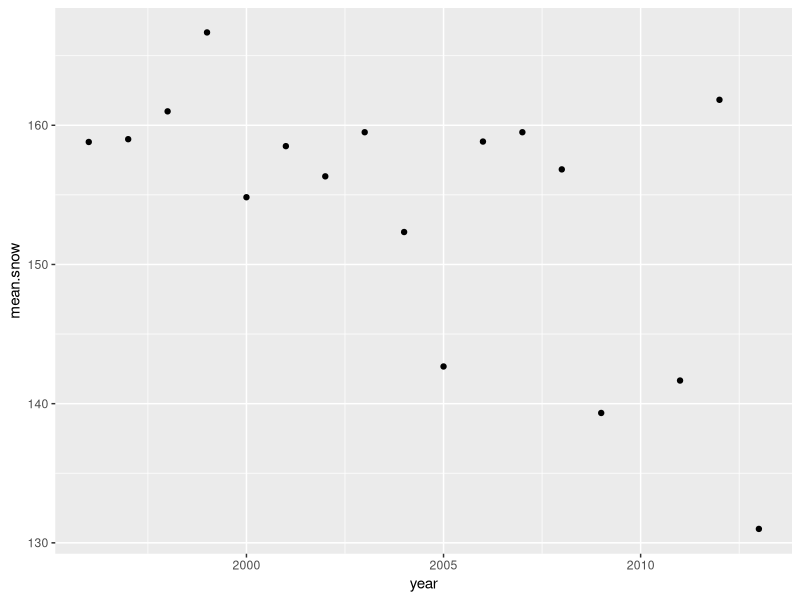
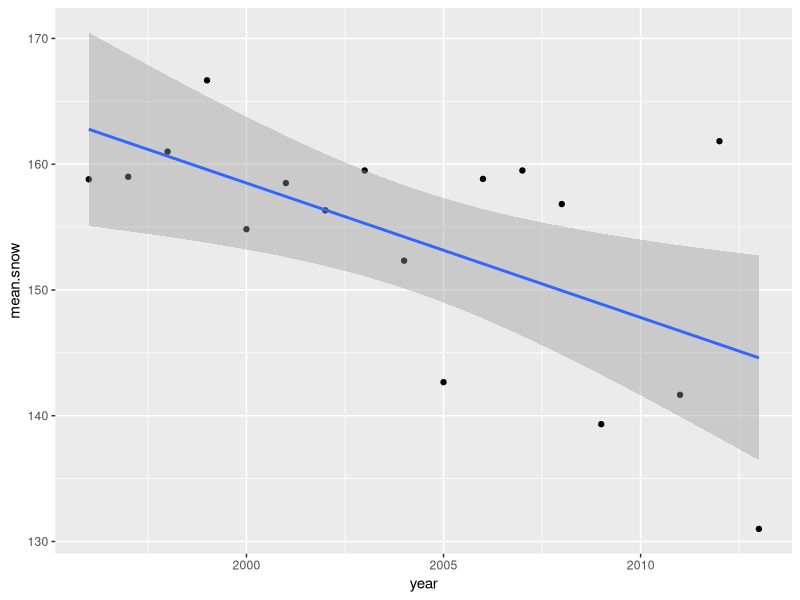
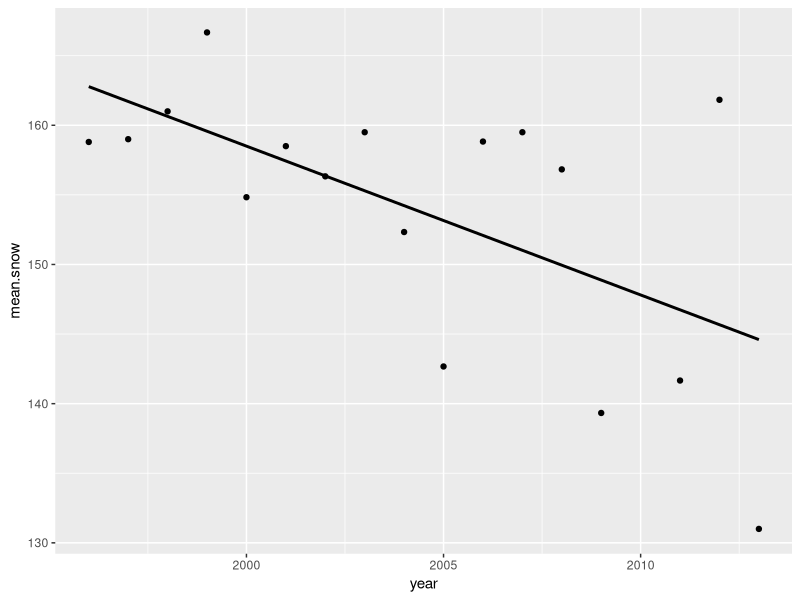
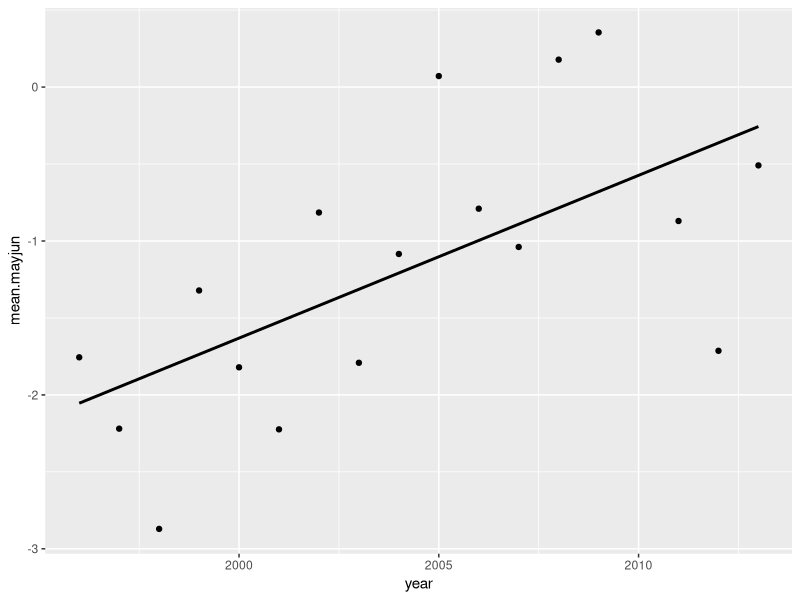
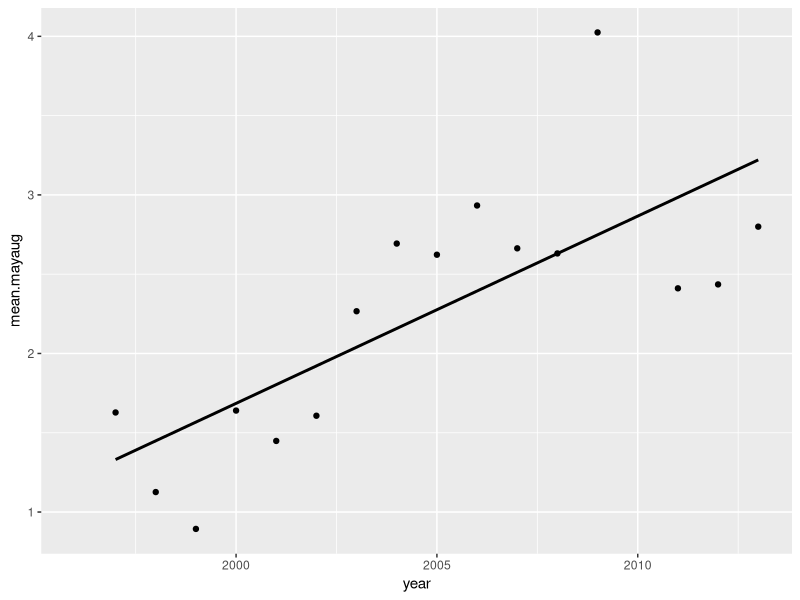
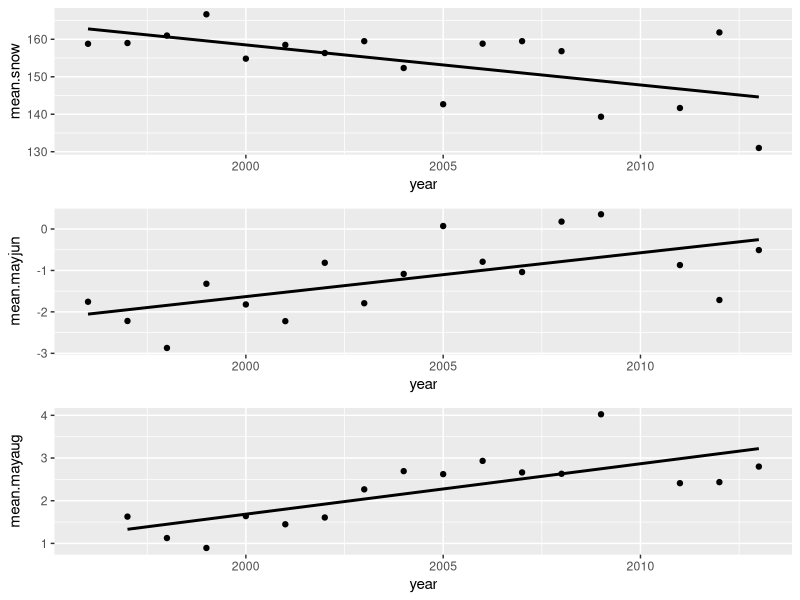
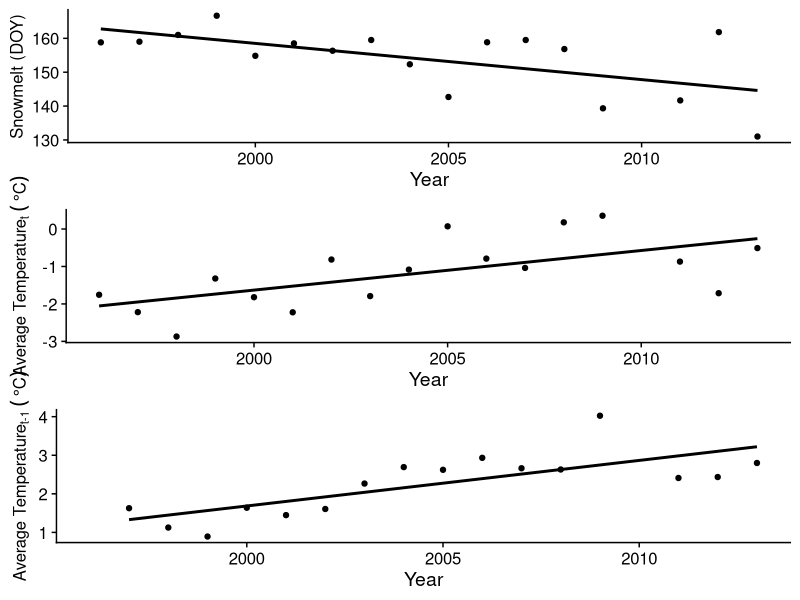

Source code (R) for these figures, in order: (Note: this script raises an error after producing the figures.)
## ---- chunk 1
library(knitr)
knitr::opts_chunk$set(tidy.opts=list(width.cutoff=60),tidy=TRUE)
## ---- chunk 2
#import the data
boloria=read.csv("data/boloria.csv")
colias=read.csv("data/colias.csv")
head(boloria) #look at one of the dataframes
## ---- chunk 3
library(tidyverse)
library(cowplot)
## ---- chunk 4
year.dat=boloria %>% group_by(year) %>% summarise(mean.snow=mean(snow), mean.mayjun=mean(mayjun), mean.mayaug=mean(mayaug.1))
year.dat
## ---- chunk 5
p1=ggplot(year.dat, aes(x=year, y=mean.snow)) +
  geom_point()
p1
## ---- chunk 6
p1=ggplot(year.dat, aes(x=year, y=mean.snow)) +
  geom_point() +
  stat_smooth(method="lm")
p1
## ---- chunk 7
p1=ggplot(year.dat, aes(x=year, y=mean.snow)) +
  geom_point() +
  stat_smooth(method="lm", se=FALSE, color="black")
p1
## ---- chunk 8
p2=ggplot(year.dat, aes(x=year, y=mean.mayjun)) +
  geom_point() +
  stat_smooth(method="lm", se=FALSE, color="black")
p2
## ---- chunk 9
p3=ggplot(year.dat, aes(x=year, y=mean.mayaug)) +
  geom_point() +
  stat_smooth(method="lm", se=FALSE, color="black")
p3
## ---- chunk 10
plot_grid(p1, p2, p3, align="v", nrow=3) 
## ---- chunk 11
p1=ggplot(year.dat, aes(x=year, y=mean.snow)) +
  geom_point() +
  stat_smooth(method="lm", se=FALSE, color="black") +
  theme_cowplot() +
  labs(y="Snowmelt (DOY)", x="Year") +
  theme(axis.title.y = element_text(size=12))

p2=ggplot(year.dat, aes(x=year, y=mean.mayjun)) +
  geom_point() +
  stat_smooth(method="lm", se=FALSE, color="black") +
  theme_cowplot() +
  labs(y=expression(paste("Average Temperature"["t"], 
    " ", (~degree * C))), x="Year") +
  theme(axis.title.y = element_text(size=12))

p3=ggplot(year.dat, aes(x=year, y=mean.mayaug)) +
  geom_point() +
  stat_smooth(method="lm", se=FALSE, color="black") +
  theme_cowplot() +
  labs(y=expression(paste("Average Temperature"["t-1"], " ", 
        (~degree * C))), x="Year") + 
  theme(axis.title.y = element_text(size=12))

plot_grid(p1, p2, p3, nrow=3)
## ---- chunk 12
fit.snow=lm(mean.snow~year, data=year.dat)
summary(fit.snow)
## ---- chunk 13
knitr::include_graphics("images/Ex1_summary_fit.snow.png")
## ---- chunk 14
str(summary(fit.snow))
## ---- chunk 15
summary(fit.snow)$fstatistic
## ---- chunk 16
F.snow=round(summary(fit.snow)$fstatistic[1],3)
dfs.snow=summary(fit.snow)$fstatistic[2:3]
## ---- chunk 17
r2.snow=round(summary(fit.snow)$adj.r.squared,3)
slope.snow=round(summary(fit.snow)$coefficients[2,1],3)
p.snow=round(summary(fit.snow)$coefficients[2,4],3)
## ---- chunk 18
table.dat=data.frame(F.value=F.snow, df=paste(dfs.snow[1], dfs.snow[2], sep=","), r2=r2.snow, slope=slope.snow, p.value=p.snow)
table.dat
## ---- chunk 19
make.mod.table=function(model) {
  F.value=round(summary(model)$fstatistic[1],3)
  dfs=summary(model)$fstatistic[2:3]
  r2=round(summary(model)$adj.r.squared,3)
  slope=round(summary(model)$coefficients[2,1],3)
  P.value=round(summary(model)$coefficients[2,4],3)
  data.frame(F.value=F.value, df=paste(dfs[1], dfs[2], sep=","), r2=r2, slope=slope, P.value=P.value)
}

## ---- chunk 20
fit.mayjun=lm(mean.mayjun~year, data=year.dat)
fit.mayaug=lm(mean.mayaug~year, data=year.dat)
## ---- chunk 21
table.dats=lapply(list(fit.snow, fit.mayjun, fit.mayaug), make.mod.table)
table.dats
## ---- chunk 22
table.all=bind_rows(table.dats)
table.all
## ---- chunk 23
rownames(table.all)=c("snow", "may-june", "may-august")
table.all
## ---- chunk 24
knitr::kable(table.all, format="pipe", align='c')
## ---- chunk 25
wl.colias=colias %>% group_by(year, sex) %>% summarise(mean_se(WL)) #calculate the mean of WL by year and sex for the colias dataset.
## ---- chunk 26
ggplot(wl.colias, aes(x=year, y=y, group=sex)) +
  geom_path() +
  geom_point(aes(fill=sex), pch=21, size=2) +
  scale_fill_manual(values=c("black", "white"))
## ---- chunk 27
ggplot(wl.colias, aes(x=year, y=y, group=sex)) +
  geom_path() +
  geom_point(aes(fill=sex), pch=21, size=2) +
  scale_fill_manual(values=c("black", "white")) +
  geom_errorbar(aes(ymin=ymin, ymax=ymax))
## ---- chunk 28
p.2a=ggplot(wl.colias, aes(x=year, y=y, group=sex)) +
  geom_path() +
  geom_errorbar(aes(ymin=ymin, ymax=ymax), width=0.5) +
  geom_point(aes(fill=sex), pch=21, size=2) +
  scale_fill_manual(values=c("black", "white")) +
  theme_cowplot() +
  labs(y="Average Wing Length (mm)")
p.2a
## ---- chunk 29
wl.boloria=boloria %>% group_by(year, sex) %>% summarise(mean_se(WL)) 
## ---- chunk 30
p.2b=ggplot(wl.boloria, aes(x=year, y=y, group=sex)) +
  geom_path() +
  geom_errorbar(aes(ymin=ymin, ymax=ymax), width=0.5) +
  geom_point(aes(fill=sex), pch=21, size=2) +
  scale_fill_manual(values=c("black", "white")) +
  theme_cowplot() +
  labs(y="Average Wing Length (mm)")
p.2b
## ---- chunk 31
p.2a=ggplot(wl.colias, aes(x=year, y=y, group=sex)) +
  geom_path(data=wl.colias %>% filter(year<2010)) +
  geom_path(data=wl.colias %>% filter(year>2010)) +
  geom_errorbar(aes(ymin=ymin, ymax=ymax), width=0.5) +
  geom_point(aes(fill=sex), pch=21, size=2) +
  scale_fill_manual(values=c("black", "white")) +
  theme_cowplot() +
  labs(y="Average Wing Length (mm)")
p.2a
## ---- chunk 32
p.2b=ggplot(wl.boloria, aes(x=year, y=y, group=sex)) +
  geom_path(data=wl.boloria %>% filter(year<2010)) +
  geom_path(data=wl.boloria %>% filter(year>2010)) +
  geom_errorbar(aes(ymin=ymin, ymax=ymax), width=0.5) +
  geom_point(aes(fill=sex), pch=21, size=2) +
  scale_fill_manual(values=c("black", "white")) +
  theme_cowplot() +
  labs(y="Average Wing Length (mm)")
p.2b
## ---- chunk 33
year.dat
## ---- chunk 34
wl.colias
## ---- chunk 35
wl.colias %>% left_join(., year.dat)
## ---- chunk 36
wl.colias=wl.colias %>% left_join(., year.dat)
wl.boloria=wl.boloria %>% left_join(., year.dat)
## ---- chunk 37
ggplot(wl.colias, aes(x=mean.mayaug, y=y, fill=sex)) +
  geom_point(pch=21, size=2) +
  scale_fill_manual(values=c("black", "white")) +
  stat_smooth(method="lm", se=F, color="black") 
## ---- chunk 38
p.2c=ggplot(wl.colias, aes(x=mean.mayaug, y=y, fill=sex)) +
  geom_point(pch=21, size=2) +
  scale_fill_manual(values=c("black", "white")) +
  stat_smooth(method="lm", se=F, color="black") +
  theme_cowplot() +
  labs(x = "May-Aug temp (t-1)", y = "average wing length (mm)")
p.2c
## ---- chunk 39
p.2d=ggplot(wl.boloria, aes(x=mean.mayaug, y=y, fill=sex)) +
  geom_point(pch=21, size=2) +
  scale_fill_manual(values=c("black", "white")) +
  stat_smooth(method="lm", se=F, color="black") +
  theme_cowplot() +
  labs(x = "May-Aug temp (t-1)", y = "average wing length (mm)")
p.2d
## ---- chunk 40
plot_grid(p.2a, p.2c, p.2b, p.2d, nrow=2)

